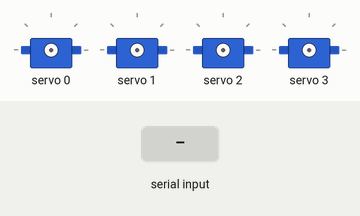
Simulated run of this sketch. Board: Arduino Uno, built with avr-gcc and run on an emulated ATmega328P. On the bench: 4 × servo. The test bench sets the inputs (shaded band).

Above: at 1.2 s.
1.3 s: "90,45,200,10\n" received over Serial
2.8 s: "30,150,10,200\n" received over Serial
At 3.6 s:
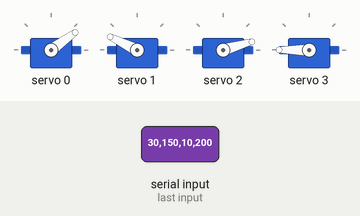
Timing chart, 0 to 5.8 s (numbered marks = the images above; inputs shaded):
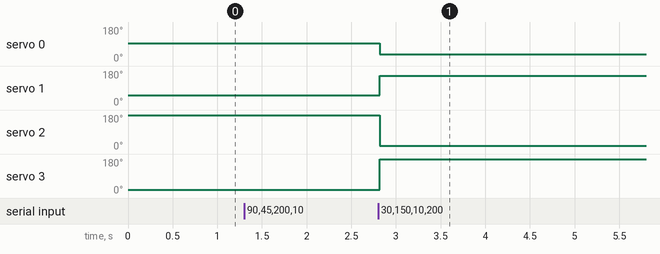

Measured:
- after the input at 2.8 s, servo 0: 95° → 36° at once; servo 1: 51° → 154° at once; servo 2: 180° → 16° at once; servo 3: 16° → 180° at once

The sketch:

receiver.ino
```cpp
#include <Wire.h>
#include <Adafruit_PWMServoDriver.h>

Adafruit_PWMServoDriver pwm = Adafruit_PWMServoDriver();

#define SERVOMIN  150
#define SERVOMAX  600

const int BASE_CHANNEL     = 0;
const int SHOULDER_CHANNEL = 1;
const int ELBOW_CHANNEL    = 2;
const int GRIPPER_CHANNEL  = 3;

void setup() {
  Serial.begin(9600);
  pwm.begin();
  pwm.setPWMFreq(60);
  delay(10);
}

int angleToPulse(int angle) {
  return map(angle, 0, 180, SERVOMIN, SERVOMAX);
}

void loop() {
  if (Serial.available() > 0) {
    String data = Serial.readStringUntil('\n');

    int c1 = data.indexOf(',');
    int c2 = data.indexOf(',', c1 + 1);
    int c3 = data.indexOf(',', c2 + 1);

    if (c1 > 0 && c2 > c1 && c3 > c2) {
      int baseAngle     = data.substring(0, c1).toInt();
      int shoulderAngle = data.substring(c1 + 1, c2).toInt();
      int elbowAngle    = data.substring(c2 + 1, c3).toInt();
      int gripperAngle  = data.substring(c3 + 1).toInt();

      pwm.setPWM(BASE_CHANNEL, 0, angleToPulse(baseAngle));
      pwm.setPWM(SHOULDER_CHANNEL, 0, angleToPulse(shoulderAngle));
      pwm.setPWM(ELBOW_CHANNEL, 0, angleToPulse(elbowAngle));
      pwm.setPWM(GRIPPER_CHANNEL, 0, angleToPulse(gripperAngle));
    }
  }
}
```
